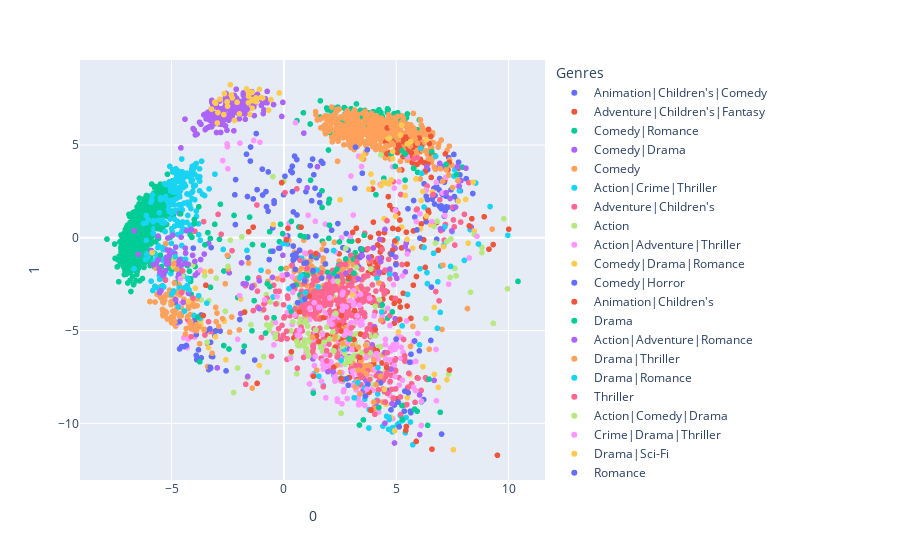

Write notebook code for a chart like this one.
### Code cell
# 시각화
fig = px.scatter(movie_df_pca, x='0', y='1', color='Genres')
fig.show()
